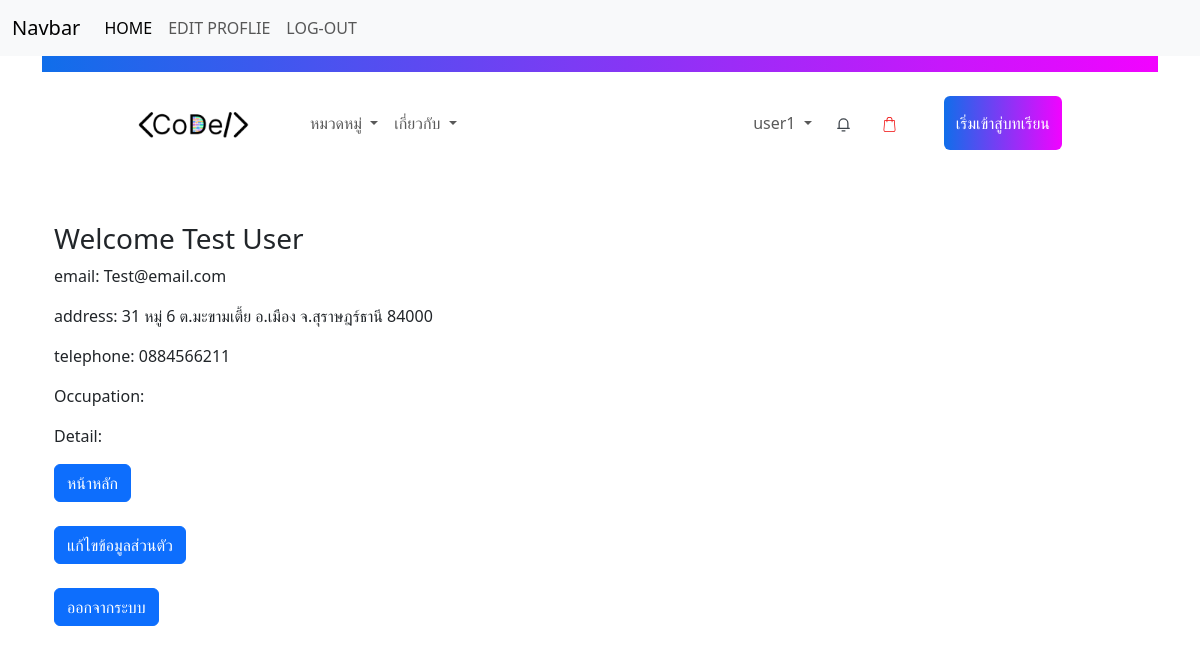
The page /user.php (signed in) on the database its author committed.
### tables this page shows
CREATE TABLE `user` (
  `user_id` int(11) NOT NULL,
  `profile` varchar(100) NOT NULL,
  `user_username` varchar(20) NOT NULL,
  `user_password` varchar(20) NOT NULL,
  `user_fullname` varchar(50) NOT NULL,
  `user_email` varchar(50) NOT NULL,
  `user_address` varchar(100) NOT NULL,
  `tel` varchar(10) NOT NULL,
  `img_banking` varchar(50) DEFAULT NULL,
  `number_banking` varchar(15) DEFAULT NULL,
  `status_id` int(11) NOT NULL,
  `occupation` varchar(20) DEFAULT NULL,
  `detail` varchar(100) DEFAULT NULL
);

### user.php (the view, shortened to what this page needs)
<?php
    require_once 'conn.php';
?>
<!DOCTYPE html>
<html lang="en">
<head>
    <link href="https://cdn.jsdelivr.net/npm/bootstrap@5.3.3/dist/css/bootstrap.min.css" rel="stylesheet"
>
</head>
<body>
    <nav class="navbar navbar-expand-lg bg-body-tertiary">
        <div class="container-fluid">
            <a class="navbar-brand" href="#">Navbar</a>
            <div class="collapse navbar-collapse" id="navbarNavAltMarkup">
                <div class="navbar-nav">
                    <a class="nav-link active" aria-current="page" href="user.php">HOME</a>
                    <a class="nav-link" href="edituser.php">EDIT PROFLIE</a>
                    <a class="nav-link" href="Logout.php">LOG-OUT</a>
                </div>
            </div>
        </div>
    </nav>
    <div class="container">
        <?php include "navbar.php"; ?>
        <div class="container">
            <?php
        if (isset($_SESSION['user_login'])) {
            $user_id = $_SESSION['user_login'];
            $stmt = $conn->query("SELECT * FROM user WHERE user_id = $user_id");
            $row = $stmt->fetch();
        }
        ?>
            <h3 class="mt-4">Welcome <?php echo $row['user_fullname']; ?></h3>
            <p>email: <?php echo $row['user_email']; ?></p>
            <p>address: <?php echo $row['user_address']; ?></p>
            <p>telephone: <?php echo $row['tel']; ?></p>
            <p>Occupation: <?php echo $row['occupation']; ?></p>
            <p>Detail: <?php echo $row['detail']; ?></p>
            <a href="index.php" class="btn btn-primary">หน้าหลัก</a>
            <br>
            <br>
            <a href="edituser.php" class="btn btn-primary">แก้ไขข้อมูลส่วนตัว</a>
            <br>
            <br>
            <a href="Logout.php" class="btn btn-primary" name="logout">ออกจากระบบ</a>
        </div>
</body>
</html>

### navbar.php (shortened to what this page needs)
<header class="py-2 px-3 px-md-5 d-flex justify-content-end"
    style="background: -webkit-linear-gradient(0deg,  #106eea, #f203ff); top: 0px;">
</header>
<nav class="navbar navbar-expand-lg mx-5 mx-lg-5 px-0 px-md-5 py-4 ">
    <div class="container-fluid p-0 ">
        <a class="navbar-brand me-3" href="index.php">
            <img src="images/CodeDee-logo-transformed 1.png" alt="" class="w-75">
        </a>
        <div class="collapse navbar-collapse" id="navbarNavAltMarkup">
            <div class="navbar-nav justify-content-between align-items-center w-100">
                <div class="d-flex flex-column flex-md-row mt-3 mt-lg-0">
                    <li class="nav-item dropdown">
                        <a class="nav-link dropdown-toggle" href="#" role="button" data-bs-toggle="dropdown"
                            aria-expanded="false">
                            หมวดหมู่
                        </a>
                    </li>
                    <li class="nav-item dropdown">
                        <a class="nav-link dropdown-toggle" href="#" role="button" data-bs-toggle="dropdown"
                            aria-expanded="false">
                            เกี่ยวกับ
                        </a>
                    </li>
                </div>
                <div class="d-flex flex-column flex-md-row ">
                    <?php
                    if (!empty($_SESSION['user_login'])) {
                        $user_id = $_SESSION['user_login'];
                        $sql = "SELECT user_username FROM user WHERE user_id = :user_id";
                        $stmt = $conn->prepare($sql);
                        $stmt->bindParam(':user_id', $user_id);
                        $stmt->execute();
                        $result = $stmt->fetch(PDO::FETCH_ASSOC);
                    }
                    ?>
                    <?php if (isset($_SESSION['user_login'])) { ?>
                    <li class="nav-item dropdown d-flex flex-column justify-content-center ">
                        <a class="nav-link dropdown-toggle " href="#" role="button" data-bs-toggle="dropdown"
                            aria-expanded="false">
                            <?php echo $result['user_username'] ?>
                        </a>
                    </li>
                    <button class="p-0 px-3 text-start d-none d-lg-block">
                        <svg xmlns="http://www.w3.org/2000/svg" viewBox="0 0 24 24" width="15" height="15"
                            style="color:#3c434a;">
                            <path fill="none" d="M0 0h24v24H0z"></path>
                            <path fill="currentColor"
                                d="M20 17h2v2H2v-2h2v-7a8 8 0 1 1 16 0v7zm-2 0v-7a6 6 0 1 0-12 0v7h12zm-9 4h6v2H9v-2z">
                            </path>
                        </svg>
                    </button>
                    <button data-quantity="0" class="btn-cart me-3 d-none d-lg-block">
                        <a href="cart_2.php" class="btn-cart me-3 d-none d-lg-block">
                        </a>
                    </button>
                    <?php } else { ?>
                    <a class="nav-link me-3" href="Login_User.php">เข้าสู่ระบบ</a>
                    <?php } ?>
                    <a href="<?php if(isset($_SESSION['user_login'])){
                        echo 'mylearn.php';
                    }else{ echo 'product.php?course_type=all';
                    }?>"
                        class="btn btn-primary text-white btn-gradient d-flex flex-column justify-content-center mt-3 mt-lg-0"
                        style="background: -webkit-linear-gradient(0deg,  #106eea, #f203ff); border:none;"><span>เริ่มเข้าสู่บทเรียน</span></a>
                </div>
            </div>
        </div>
    </div>
</nav>

### navbar.php (style rules this page uses)
.btn-cart { display: flex; align-items: start; justify-content: start; border-radius: 10px; border: none; background-color: transparent; position: relative; }
.btn-cart::after { width: fit-content; height: fit-content; position: absolute; font-size: 15px; color: white; font-family: 'Lucida Sans', 'Lucida Sans Regular', 'Lucida Grande', 'Lucida Sans Unicode', Geneva, Verdana, sans-serif; opacity: 0; visibility: hidden; transition: .2s linear; top: 115%; }
.icon-cart { transition: .2s linear; }
button { background: none; border: none; padding: 15px 15px; border-radius: 10px; cursor: pointer; }
button svg { color: #fff; }

### rows shown on the page
user: user_username "user1", user_fullname "Test User", user_email "Test@email.com", user_address "31 หมู่ 6 ต.มะขามเตี้ย อ.เมือง จ.สุราษฎร์ธานี 84000", tel "0884566211"
